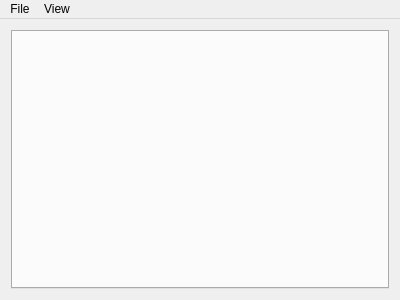
<?xml version="1.0" encoding="UTF-8"?>
<ui version="4.0">
 <class>MainWindow</class>
 <widget class="QMainWindow" name="MainWindow">
  <property name="geometry">
   <rect>
    <x>0</x>
    <y>0</y>
    <width>400</width>
    <height>300</height>
   </rect>
  </property>
  <property name="windowTitle">
   <string>Damn Good Editor !</string>
  </property>
  <widget class="QWidget" name="centralWidget">
   <layout class="QHBoxLayout" name="horizontalLayout">
    <item>
     <widget class="QTabWidget" name="tabWidget"/>
    </item>
   </layout>
  </widget>
  <widget class="QMenuBar" name="menuBar">
   <property name="geometry">
    <rect>
     <x>0</x>
     <y>0</y>
     <width>400</width>
     <height>25</height>
    </rect>
   </property>
   <widget class="QMenu" name="menuFile">
    <property name="title">
     <string>File</string>
    </property>
    <addaction name="actionNew_Project"/>
   </widget>
   <widget class="QMenu" name="menuView">
    <property name="title">
     <string>View</string>
    </property>
   </widget>
   <addaction name="menuFile"/>
   <addaction name="menuView"/>
  </widget>
  <action name="actionOpen_project">
   <property name="icon">
    <iconset theme="document-open">
     <normaloff/>
    </iconset>
   </property>
   <property name="text">
    <string>Open project</string>
   </property>
   <property name="shortcut">
    <string>Ctrl+O</string>
   </property>
  </action>
  <action name="actionSave_project">
   <property name="text">
    <string>Save project</string>
   </property>
   <property name="shortcut">
    <string>Ctrl+S</string>
   </property>
  </action>
  <action name="actionNew_Project">
   <property name="icon">
    <iconset theme="document-new">
     <normaloff/>
    </iconset>
   </property>
   <property name="text">
    <string>New Project</string>
   </property>
   <property name="toolTip">
    <string>Create new project</string>
   </property>
   <property name="shortcut">
    <string>Ctrl+N</string>
   </property>
  </action>
 </widget>
 <layoutdefault spacing="6" margin="11"/>
 <resources/>
 <connections/>
</ui>
